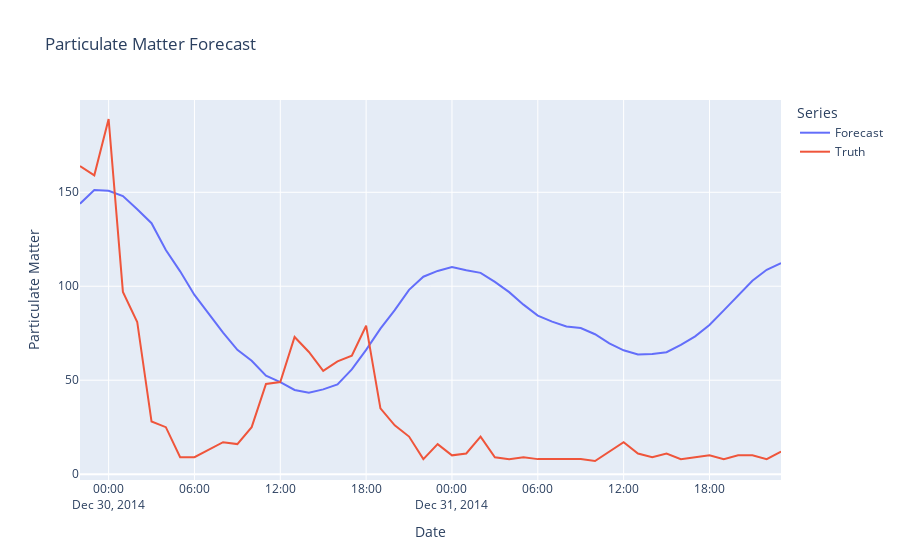

Source (notebook cell):
### Code cell
truth = data[['pm2.5','TEMP','PRES','Iws']].dropna()[-50:]

# Create and format the figure
fig = px.line(x = truth.index, 
		y=[fcast['pm2.5'], truth['pm2.5']],
        title = 'Particulate Matter Forecast',
		labels = {
			'value' : 'Particulate Matter',
			'x' : 'Date',
			'variable' : 'Series'
		})

# Renaming the series
fig.data[0].name = "Forecast"
fig.data[1].name = "Truth"

# Render the plot
fig.show()
